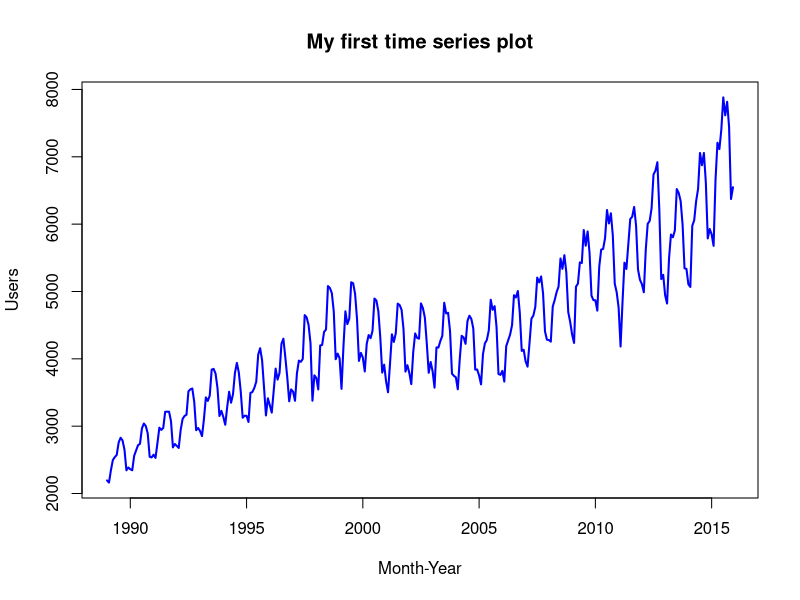
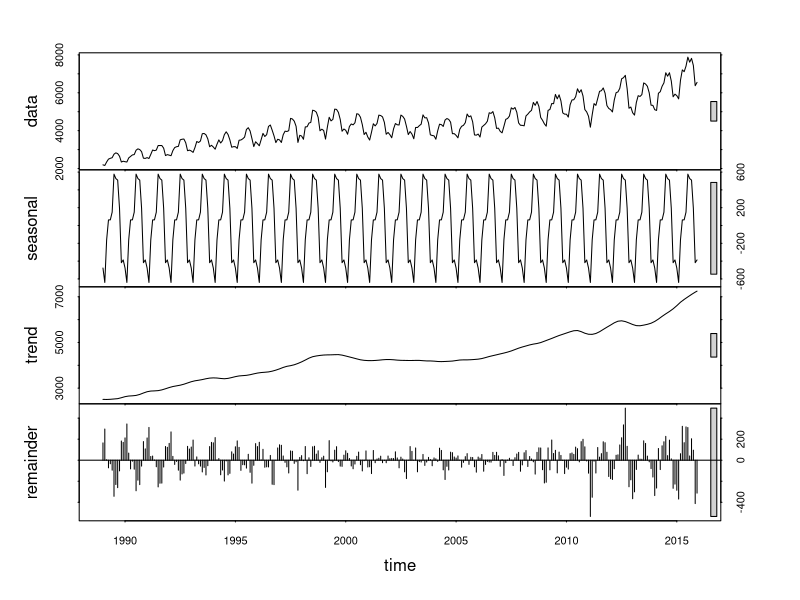
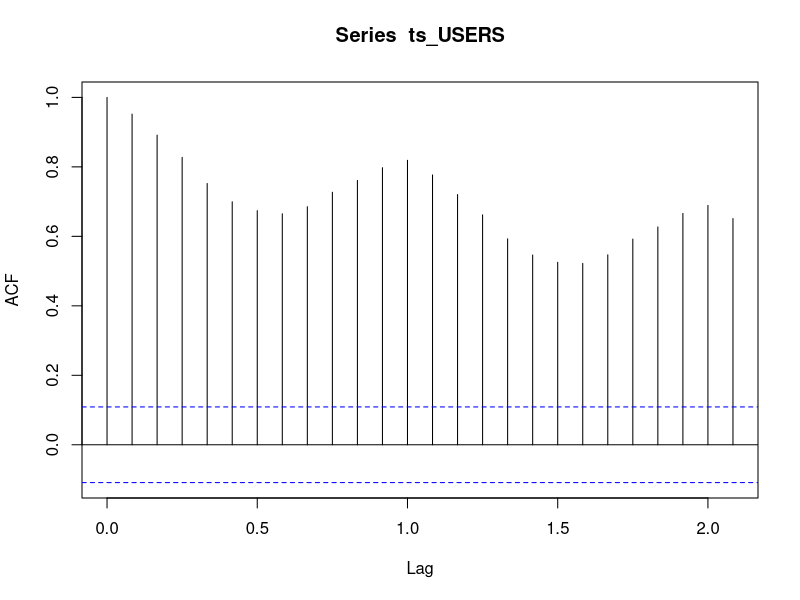
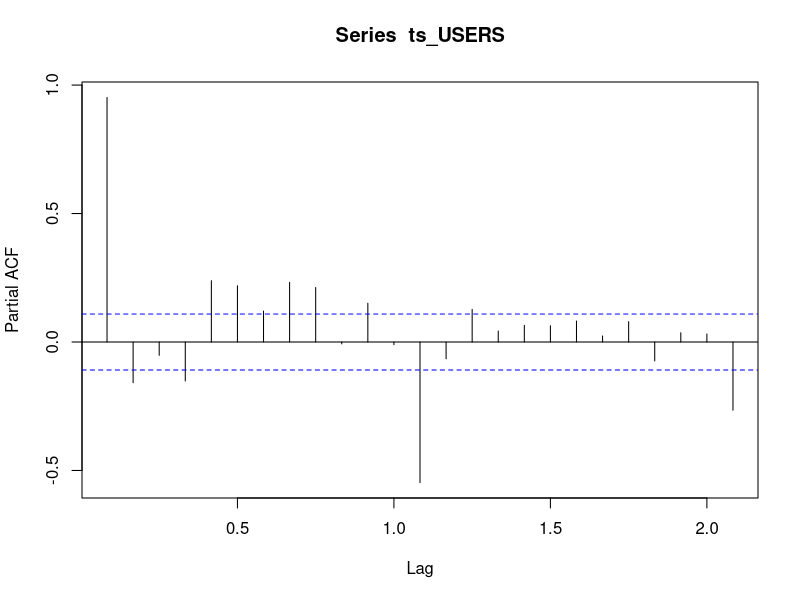
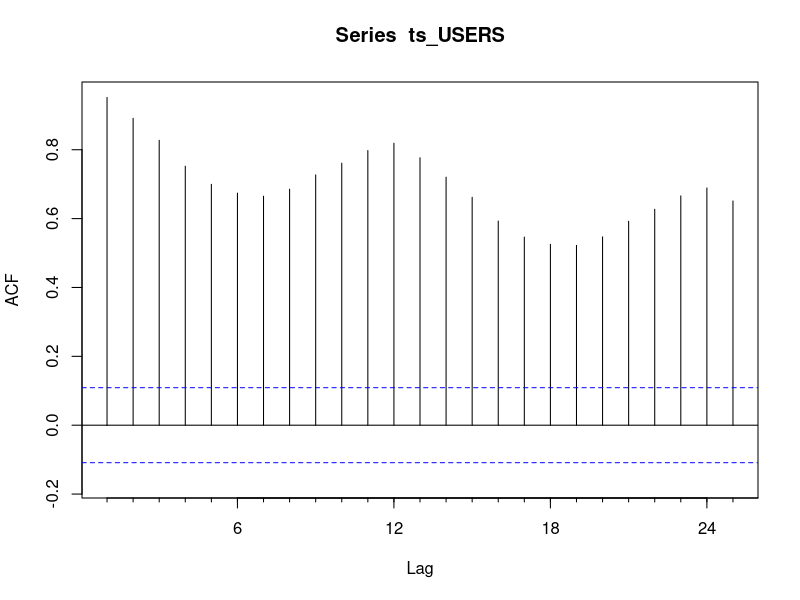
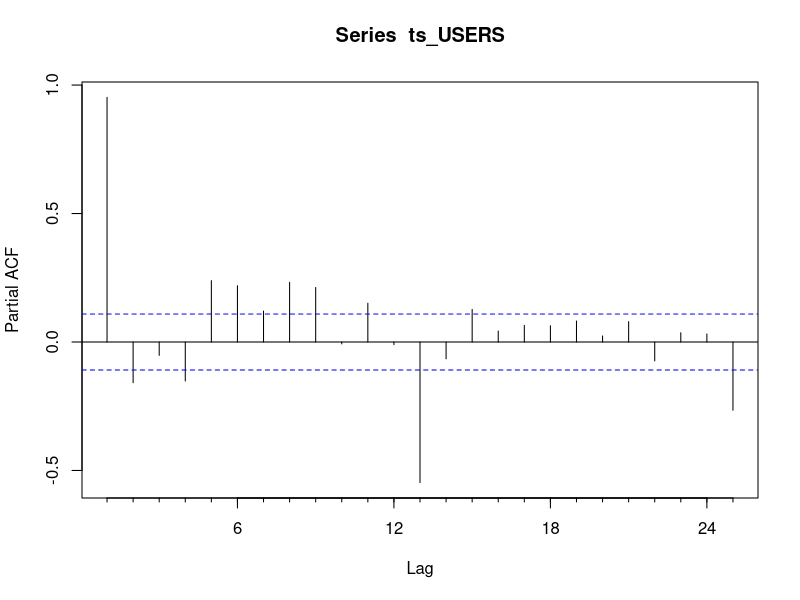
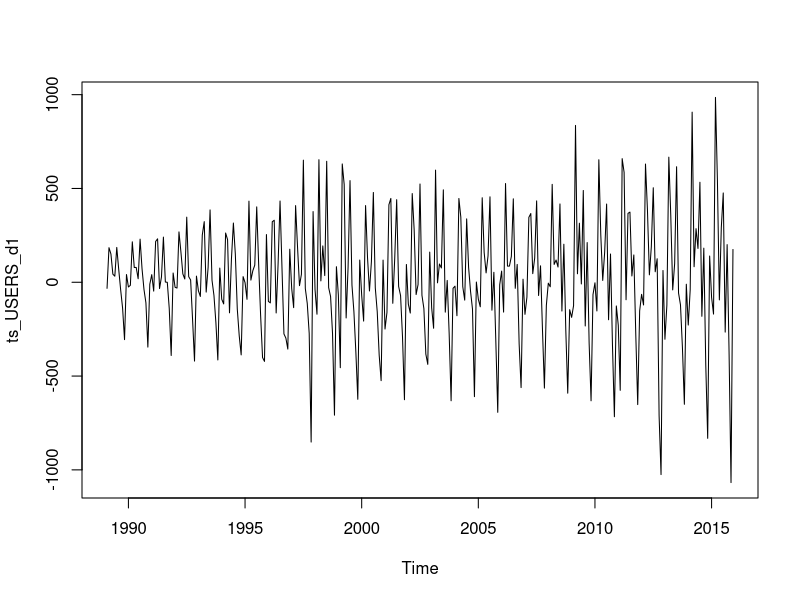
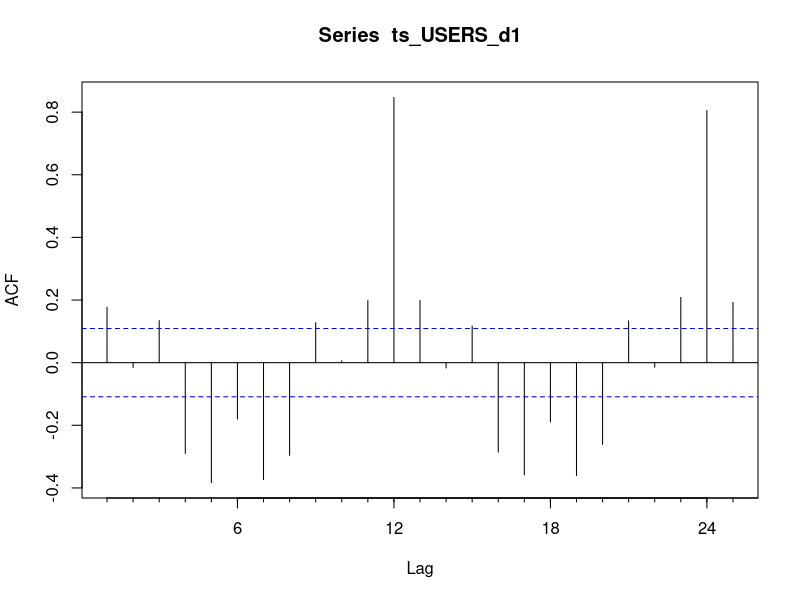

The R script that drew these images, in order:
# Unit 7, Time series

data_passengers <- read.csv2("Unit7_Passengers.csv", header=T)

#USERS <- data_passengers[,2]
#OR
USERS <- data_passengers$USERS
#Now transform the data USERS into a ts-object
#frequency refers to the period of seasonality, if there is seasonality
#start is the time of the first observation
#end referes to the time of the last observation, optional if you need to specify it
ts_USERS <- ts(USERS, frequency = 12, start = c(1989,1), end = c(2015,12))
#plot the time series
plot(ts_USERS, main = "My first time series plot", type = "l", lwd = 2, 
     col = "blue", xlab = "Month-Year", ylab = "Users")
#Now plot the decomposition of the time series into trend, seasonal component, 
#and remainder (residual)
#s.window: either the character string "periodic" or the span (in lags) of the 
plot(stl(ts_USERS,s.window="periodic"))

# ---------------------------------------

#Now we plot the ACF and the PACF
acf(ts_USERS)
pacf(ts_USERS)




install.packages("forecast")
library(forecast)






Acf(ts_USERS)
Pacf(ts_USERS)


#Function Acf needs library 'forecast', function acf does not
#if you think logarithms are needed, add the following instruction now
#ts_USERS <- log(ts_USERS)

#Now we need to difference the series to make it stationary: 
#Take regular differences to remove the trend
ts_USERS_d1 <- diff(ts_USERS,differences=1)
plot(ts_USERS_d1)
Acf(ts_USERS_d1)
#After this difference it seems that the trend is removed, but still there is seasonality

#Let us add a seasonal difference of order 1
ts_USERS_d1D1 <- diff(ts_USERS_d1,lag = 12, differences=1)
plot(ts_USERS_d1D1)
Acf(ts_USERS_d1D1)
#It now seems that the series is stationary
#In order to build ARIMA models, let us obtain the ACF and PACF of the differenced series
Acf(ts_USERS_d1D1)
Pacf(ts_USERS_d1D1)

#Based on these ACF and PACF you could propose:
#(0,1,1)x(0,1,1)12, (0,1,1)x(2,1,0)12, 
#(2,1,0)x(0,1,1)12, (2,1,0)x(2,1,0)12
# Now you need to fit the four arima models proposed
#(0,1,1)x(0,1,1)12
model_1 <- Arima(ts_USERS, order=c(0,1,1), seasonal=c(0,1,1))
model_1
#(0,1,1)x(2,1,0)12
model_2 <- Arima(ts_USERS, order=c(0,1,1), seasonal=c(2,1,0))
model_2
#(2,1,0)x(0,1,1)12
model_3 <- Arima(ts_USERS, order=c(2,1,0), seasonal=c(0,1,1))
model_3
#(2,1,0)x(2,1,0)12
model_4 <- Arima(ts_USERS, order=c(2,1,0), seasonal=c(2,1,0))
model_4

#The first one yields the lowest error variance: 11716

# -------------------------------------------------

#the following command may help in choosing an arima model
install.packages("forecast")
library(forecast)
model_best <- auto.arima(ts_USERS)
model_best
#In this example you get model_1, again

#3. Find the forecasts for the next 9 months
predictions <- predict(model_best,n.ahead=9)
predictions

#Now let us plot the series plus the forecasts
ts.plot(ts_USERS, predictions$pred, lty = c(1,3), col=c("green","red"))

#Let us plot the forecast and the prediction intervals
#lty	line type (from 1 to 6)
#lwd	line width relative to the default (default=1). 2 is twice as wide.

#First build the confidence intervals
#1.96 is the critical point of a Normal(0,1) needed for the confidencde interval
upper <- predictions$pred + 1.96*predictions$se
lower <- predictions$pred - 1.96*predictions$se
upper
lower
#now plot the predictions and the prediction intervals
plot(predictions$pred,col="blue")
lines(upper,col="red",lty=3)
lines(lower,col="red",lty=3)

#Now let us write the actual values of the series  for the forecasted periods and make it a ts
actual <- c(6441.1, 6446.6, 7466.3, 7652.31, 7935.89, 8154.57, 8712.82, 8706.77, 8762.54)
ts_actual <- ts(actual, frequency = 12, start = c(2016,1), end = c(2016,9))
#Now plot the actual values together with the forecasts and their C.I.
#plot the actual values in the forecasted periods as red points
plot(ts_actual,col="red", type="p",ylim=c(6000, 9000))
#add to the plot the confidence intervals of the forecasts as dotted blue lines
lines(upper,col="blue",lty=3)
lines(lower,col="blue",lty=3)
#add to the plot the forecasted values as blue points
points(predictions$pred,col="blue")
#It seems that 5 out of 9 actual values are out of the confidence intervals, and one is on the edge
#It also seems that our predictions (red points) are always below the actual values (blue points) --> Underestimation
#So, the model does not seem to be predicting correctly, and it should be fixed

#predictions using function forecast
predictions_forecast <-forecast(model_best,h=9,level=0.95)
predictions_forecast
plot(predictions_forecast)

predicted_values <- predictions_forecast$mean
predicted_values
predicted_lower <- predictions_forecast$lower
predicted_lower
predicted_upper <- predictions_forecast$upper
predicted_upper
#Let us now assess the accuracy of the model by means of an R function
#First without considering the predictions
accuracy(model_best)
#Then considering the information on the predictions
accuracy(predictions$pred,ts_actual)

# ----------------------------------------------

##The following graphs are a bit messsy. Fix them or not show them
#Graphically see the difference between fitted and real over the training set
fitted_training_set <-fitted(model_best)
fitted_training_set
upper_ev <- fitted_training_set + 1.96*sqrt(model_best$sigma2)
lower_ev <- fitted_training_set - 1.96*sqrt(model_best$sigma2)
#plot the series as a polygon 
plot(ts_USERS, type="n", ylim=range(lower_ev,upper_ev))
polygon(c(time(ts_USERS),rev(time(ts_USERS))), c(upper_ev,rev(lower_ev)), 
        col=rgb(0,0,0.6,0.2), border=FALSE)
lines(ts_USERS)
lines(fitted_training_set,col='red')
#Graphycally see the difference in the evaluation set
#plot the series as a polygon 
plot(ts_actual, type="n", ylim=range(predicted_lower,predicted_upper))
polygon(c(time(ts_actual),rev(time(ts_actual))), c(predicted_upper,rev(predicted_lower)), 
        col=rgb(0,0,0.6,0.2), border=FALSE)
lines(ts_actual)
lines(predicted_values,col='red')
help("polygon")
help("rev")







data_consumption <- read.csv2("Data_Consumption.csv", header=T)

EXPORTS <- data_consumption$EXPORTS
ts_exports <- ts(EXPORTS, frequency = 12, start = c(2001,1), end = c(2015,12))
plot(ts_exports, main = "Exports over time", type = "l", lwd = 2, 
     col = "blue", xlab = "Month-Year", ylab = "EXPORTS")
#Now plot the decomposition of the time series into trend, seasonal component, 
#and remainder (residual)
#s.window: either the character string "periodic" or the span (in lags) of the 
plot(stl(ts_exports,s.window="periodic"))



model <- auto.arima(ts_exports)
model
#In this example you get model_1, again

#3. Find the forecasts for the next 9 months
predictions <- predict(model,n.ahead=11)
predictions

#Now let us plot the series plus the forecasts
ts.plot(ts_exports, predictions$pred, lty = c(1,3), col=c("green","red"))

#Let us plot the forecast and the prediction intervals
#lty	line type (from 1 to 6)
#lwd	line width relative to the default (default=1). 2 is twice as wide.

#First build the confidence intervals
#1.96 is the critical point of a Normal(0,1) needed for the confidencde interval
upper <- predictions$pred + 1.96*predictions$se
lower <- predictions$pred - 1.96*predictions$se

#now plot the predictions and the prediction intervals
plot(predictions$pred,col="blue")
lines(upper,col="red",lty=3)
lines(lower,col="red",lty=3)

#Now let us write the actual values of the series  for the forecasted periods and make it a ts
actual <- c(424419.9, 419102.72, 436466.38, 474242.53, 484582.62, 457175.84, 441940.41, 277411.56, 405795.09, 513990.59, 499277.38)
ts_actual <- ts(actual, frequency = 12, start = c(2016,1), end = c(2016,11))
#Now plot the actual values together with the forecasts and their C.I.
#plot the actual values in the forecasted periods as red points
plot(ts_actual,col="red", type="p",ylim=c(250000, 600000))
#add to the plot the confidence intervals of the forecasts as dotted blue lines
lines(upper,col="blue",lty=3)
lines(lower,col="blue",lty=3)
#add to the plot the forecasted values as blue points
points(predictions$pred,col="blue")
#It seems that 5 out of 9 actual values are out of the confidence intervals, and one is on the edge
#It also seems that our predictions (red points) are always below the actual values (blue points) --> Underestimation
#So, the model does not seem to be predicting correctly, and it should be fixed

#predictions using function forecast
predictions_forecast <-forecast(model,h=9,level=0.95)
predictions_forecast
plot(predictions_forecast)

predicted_values <- predictions_forecast$mean
predicted_values
predicted_lower <- predictions_forecast$lower
predicted_lower
predicted_upper <- predictions_forecast$upper
predicted_upper
#Let us now assess the accuracy of the model by means of an R function
#First without considering the predictions
accuracy(model)
#Then considering the information on the predictions
accuracy(predictions$pred,ts_actual)
